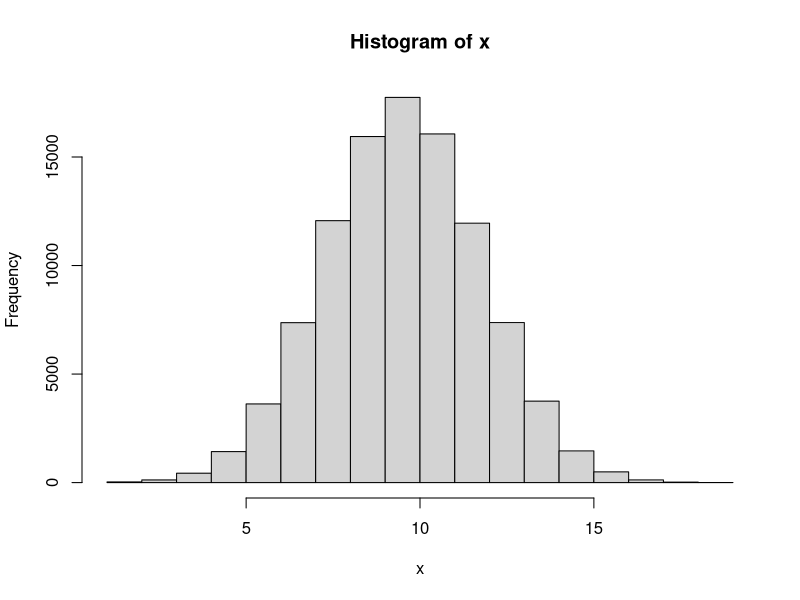
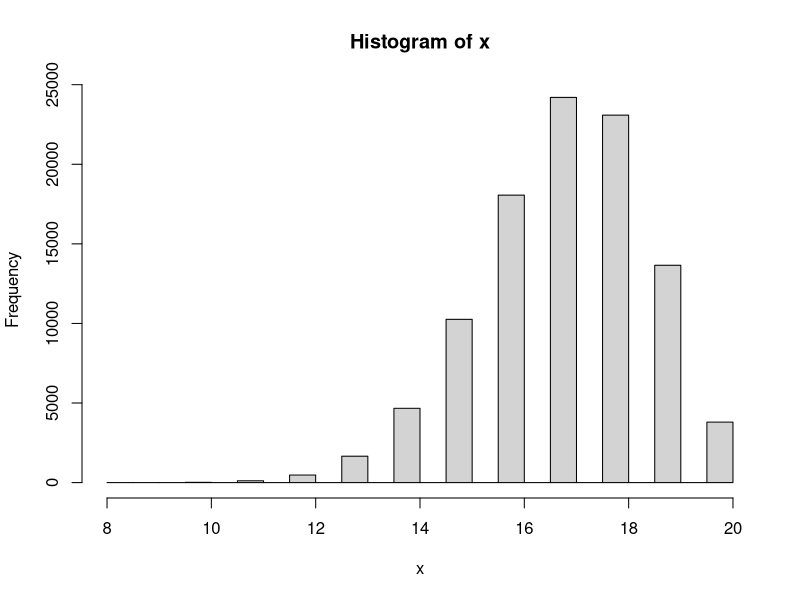

These charts were generated, in order, by the following R code:
#------------------

# Answer to the Question # 01

#------------------

# No 1 of Q.1 

#a) 

# Taking a sample with n = 20 and p = 0.5

x1 <- rbinom(1, 20, 0.5)

#The value of x1
x1


#b) 

#Finding the range for x1 with n = 20 and p = 0.5


n <- 20

p <- 0.5


# Finding and defining the minimum value

min_value <- min(0, n)

# Finding and defining the maximum value

max_value <- max(0:n)

# Calculate the cumulative probability at the minimum value

cdf_min <- pbinom(min_value, n, p)

# Calculate the cumulative probability at the maximum value

cdf_max <- pbinom(max_value, n, p)

# Range of the binomial distribution

range_binomial <- c(min_value, max_value)

range_binomial


#2 of Q.1

# Repeating Q.1 for N = 100000 times


N <- 100000

x <- rep(NA, N)

x

for (i in 1: N){
  x[i] <- rbinom(1, 20, 0.5)
}

x

# Plot the histogram

hist(x)

#Find the min and max value

max(x)

min(x)


#3 of Q.1 

# Now setting if x is bigger or less than 15 then y = 1 . And y = 0 otherwise.

y_1 <- ifelse(c(x)>=15, 1,0)
y_1



# 4 of Q.1

#Calculating summation of y


sum(y_1)




#5 of Q.1 


# Now repeating all the steps above for n = 20 and p =0.85


#a) 

# Taking a sample 

x1 <- rbinom(1, 20, 0.85)
x1


#b)

#Finding the range for x1

n <- 20

p <- 0.85

# Find the minimum value

min_value <- min(0, n)

# Find the maximum value

max_value <- max(0:n)

# Calculate the cumulative probability at the minimum value

cdf_min <- pbinom(min_value, n, p)

# Calculate the cumulative probability at the maximum value

cdf_max <- pbinom(max_value, n, p)

# Range of the binomial distribution

range_binomial <- c(min_value, max_value)

range_binomial


#c. 

# Now taking N = 100000 times

N <- 100000

x <- rep(NA, N)

x

for (i in 1: N){
  x[i] <- rbinom(1, 20, 0.85)
}

x

# Plot the histogram

hist(x)


#Find the min and max value

max(x)

min(x)


#d. 

# Now setting if x is bigger or less than 15 then y = 1 . And y = 0 otherwise

y_1 <- ifelse(c(x)>=15, 1,0)
y_1


#e. 

#Calculating summation of y

sum(y_1)


#f. 

#Calculating summation of y divided by N

sum(y_1) / N




# ---------------------------------------------

# Answer to the Question # 01 - (6) : 

# ---------------------------------------------


# Now I have to make a guess about type I and type II errors for Null Hypothesis H0: p0 = 0.5 VS Alternative hypothesis H1: p1 = 0.85. For setting that what is the chance of a fair coin landing on heads at least 15 times out of 20 flips.


# Type I error means we reject the null hypothesis when it is actually true. It is also known as 'False Positive'. The significance level or alpha (a) is the probability of making a type I error. We usually set it as 0.05 or 0.01.


# The chance of a fair coin landing on heads at least 15 times out of 20 flips, we are using binomial distribution and two tailed test for this question. By calculating on the calculator it is found that the probability of getting 15 or more successes out of 20 trials when the p0 = 0.5 is approximately 0.026. So, it can be said that if the p0 = 0.5, we would reject the null hypothesis and conclude that the proportion is significantly different from 0.5 in about 2.6% of the cases.

# On the other hand, Type II error means we fail to reject the null hypothesis when it is actually false. It is also known as 'False Negative'. The probability of making a type II error is denoted by beta (B).

# To find the probability of a type II error, we know that for the alternative hypothesis, p1 = 0.85. By calculating on the calculator, we got that the chance of a fair coin landing on heads at least 15 times out of 20 flips when p1 = 0.85 is approximately 0.408. This means we would fail to reject the null hypothesis and conclude that the proportion is not significantly different from 0.5 in about 40.8% of the cases.

# In summary, the estimated probabilities of making a type I error and a type II error for this hypothesis test are approximately 0.026 and 0.408, respectively.





# ---------------------------------------------

#Answer to the Q. 2 :

# ---------------------------------------------

# Here is the sample : 2 2 1 2 2 2 1 1 2 1 1 2 2 1 1 2 1 2 2 2 1 2 1 2 1 2 2 2 2 2 2 2 2 1 2 1 2 1 2 2


# We have to test the sample that if it is random or not.


# To test whether the process of treatment assignments is random, we will use a chi-squared fit test. At first we will count the number of treatments of each type, and then compare the observed frequencies to the expected frequencies under the assumption of a random process.

# In this case, there are 40 treatments. Among them:
  
# For Observed frequencies: Type 1 = 18 treatments and Type 2 = 22 treatments.

# Expected frequencies (we assume that there is randomness): Type 1 = 20 treatments and Type 2 = 20  treatments. (As there are 40 treatments in total and a 50% chance of each type).


# To calculate the chi-squared statistic, we can use the formula:
  
#  χ2 = Σ ((Oi - Ei)² / Ei)

# Here,

# Oi = Observed Frequency for category  i , (here i = 1 or 2), 

# Ei = Expected frequency for category i, (here i = 1 or 2).

# And the sum is taken over all categories.

# By using online calculator and plugging the numbers, we got that:
  
  
# χ2 = ((18-20)²/20) + ((22-20)²/20) = 0.4


# To determine whether this value is statistically significant, we need to compare it to a chi-squared distribution with one degree of freedom (since we have two categories and one parameter estimated from the data). Using a table, we find that the p-value for this test is approximately 0.5, which is very large.

# Therefore, we fail to reject the null hypothesis that the treatment assignments are random. In other words, there is no evidence to suggest that the process was biased or non-random.



# ---------------------------------------------

#Answer to the Q. 3 :

# ---------------------------------------------


#Answer for 3 - a


#1

# Taking a sample

x2 <- rbinom(1, 1, 0.5)
x2


#Then identify the range

n <- 1
p <- 0.5


# Find the minimum value

min_value <- min(0, n)


# Find the maximum value

max_value <- max(0:n)


# Calculate the cumulative probability at the minimum value

cdf_min <- pbinom(min_value, n, p)

# Calculate the cumulative probability at the maximum value

cdf_max <- pbinom(max_value, n, p)

# Range of the binomial distribution

range_binomial <- c(min_value, max_value)

range_binomial


#For question 3 - (a) - #2 and #3

# Patient will get “A” if x2 = 1, and get “B” if x2 = 0

# Repeating 1 & 2 for N = 40


N <- 40
x <- rep(NA, N)

x

for (i in 1: N){
  x[i] <- rbinom(1, 1, 0.5)
}

x

# Now assigning A and B for 1 and 0 respectively.

x[x == 1] <- "A"
x[x == 0] <- "B"


# print the modified values of x

print(x)


#Number of A and B

table(x)


# --------------------------------------------


# --------------------------------------------


#Answer for 3 - b



# Set the block size

block_size <- 40


# Create a vector of treatment assignments

treatments <- rep(c("A", "B"), length.out = block_size*1)


# Create a vector of block assignments

blocks <- rep(1:1, each = block_size)


# Randomly permute the blocks

blocks <- sample(blocks)


# Order the treatment assignments within each block

for (i in 1:1) {
  treatments[blocks == i] <- sample(treatments[blocks == i])
}

# View the resulting treatment assignments by block

a <- split(treatments, blocks)

a

#Number of A and B

table(a)

# The difference between 3(a) and 3 (b) is that - in 3 (a) , though the probability is p = 0.5 , for the N = 40 , number of A and B is not same. For my case , A = 18 and B = 22. But, in 3 (b) we used random permutated block randomization with a block size of 40. And for this case number of A and B is same. For my case , A = 20 and B = 20.



# --------------------------------------------

# --------------------------------------------


# Answer for 3 - c


# Set the block size of 8


block_size <- 8


# Create a vector of treatment assignments


treatments <- rep(c("A", "B"), length.out = block_size*5)


# Create a vector of block assignments


blocks <- rep(1:5, each = block_size)




# Randomly permute the blocks



blocks <- sample(blocks)



# Order the treatment assignments within each block

for (i in 1:5) {
  treatments[blocks == i] <- sample(treatments[blocks == i])
}


# View the resulting treatment assignments by block. There are 5 different block with block size of 8


d <- split(treatments, blocks)
d

# Now, merging all the 5 different blocks into 1. So, now there will be 40


b <- unsplit(treatments, blocks)

b


#Number of A and B

table(b)

# The difference between 3(b) and 3 (c) is that - in 3 (b) , we used random permutated block randomization with a block size of 40. And for this case number of A and B is same. For my case , it was A = 20 and B = 20. But, in 3 (c) though we used random permutated block randomization, but this time with a block size of 8. After that we added all the 8 blocks so total sample is 40. And for this case number of A and B is not same. For my case , it was A = 24 and B = 16. 

# If we stop the study for toxicity for in sample size = 20, then for 3 (b) = The difference between number of A and B will not be that much. 

# But, for 3 (c) = The difference between number of A and B will be more than 3 (b)
